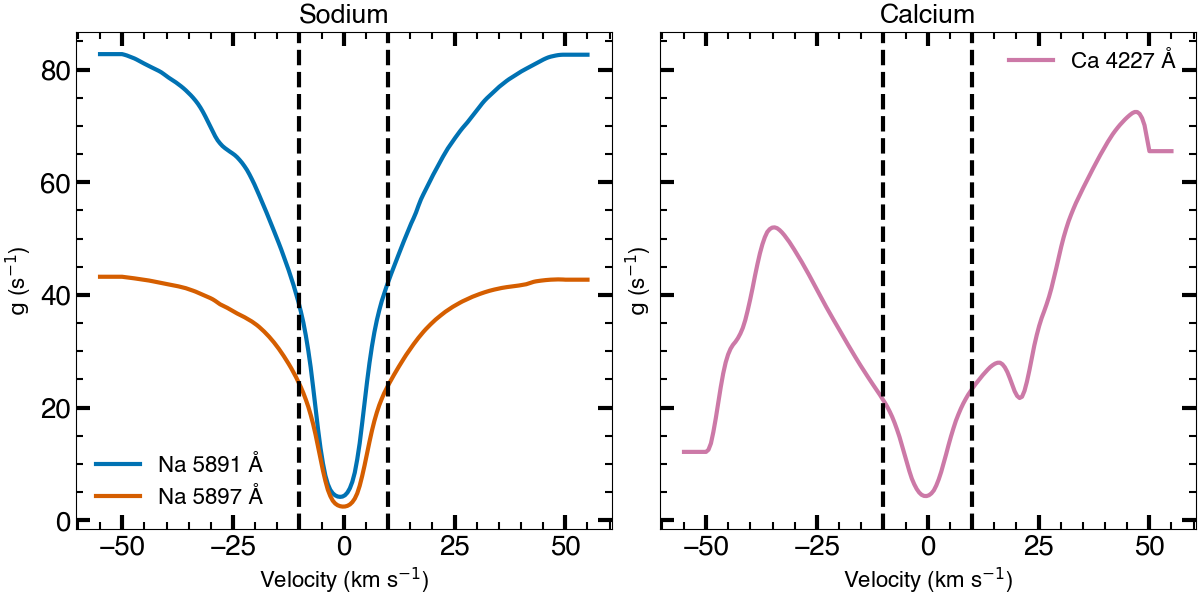

Source code (Python):
import os
import pytest
import pandas as pd
import numpy as np
import pickle
import astropy.units as u
import matplotlib.pyplot as plt
from matplotlib import ticker
from nexoclom2.atomicdata import gValue
from nexoclom2.initial_state import GeometryNoTime
from nexoclom2.solarsystem import SSObject
from nexoclom2 import path


@pytest.mark.atomicdata
def test_gValue():
    species = 'Na', 'Ca'
    
    colors = (x for x in ['#0072B3', '#D55E00', '#CC79A7'])
    ref_pt = 0.352*u.au
    fig, ax = plt.subplots(1, 2, figsize=(12, 6), sharey=True)
    for i, sp in enumerate(species):
        gvalue = gValue(sp)
        v = np.linspace(gvalue.velocity.min()*1.1, gvalue.velocity.max()*1.1, 200)
        g = gvalue.gvalue(v.value, r=ref_pt)
        for wave in g.keys():
            ax[i].plot(v, g[wave], label=f'{sp} {wave.value.astype(int)} Å',
                       color=next(colors))
            
        ax[i].set_xlabel('Velocity (km s$^{-1}$)')
        ax[i].set_ylabel(r'$g$ (s$^{-1}$)')
        ylim = ax[i].get_ylim()
        ax[i].plot([-10, -10], ylim, linestyle='--', color='black')
        ax[i].plot([10, 10], ylim, linestyle='--', color='black')
        ax[i].set_ylim(ylim)
        ax[i].legend()
    ax[0].set_title('Sodium')
    ax[1].set_title('Calcium')
    
    plt.savefig('simple_gValue_plot.png')
    plt.close()
